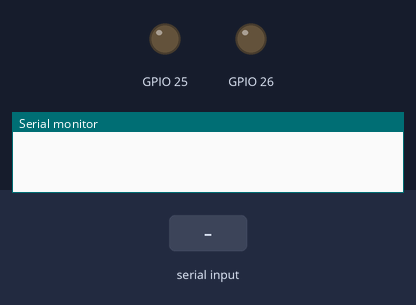
Simulated run of this sketch. Board: ESP32. Parts: output pins drawn as LEDs (lit = HIGH), the last lines printed to the serial monitor. The inputs (shaded band) are chosen by the test bench.

Above: at 1.2 s.
1.3 s: "90,45,200\n" received over Serial
At 1.6 s:
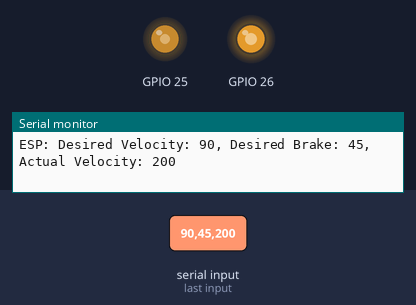
Timing chart, 0 to 4.3 s (numbered marks = the images above; inputs shaded):
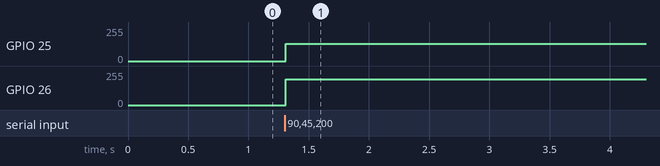

The sketch:

serial_can_control.ino
```cpp
#define MAX_BUFF_LEN 255

char c;
char s[MAX_BUFF_LEN];
uint8_t idx = 0;

int desired_velocity = 0;
int desired_brake = 0;
int actual_velocity = 0;

int prevT = 0;
float eprev = 0;

float kp = 1.0;
float ki = 0.0;
float kd = 0.0;
float u;
float eintegral = 0;

void setup() {
  Serial.begin(115200);
  pinMode(25, OUTPUT);
  pinMode(26, OUTPUT);
}

void loop() {
  if (Serial.available() > 0) {
    c = Serial.read();
    if (c != '\n' && idx < MAX_BUFF_LEN - 1) {  // Ensure buffer does not overflow
      s[idx++] = c;
    } else {
      s[idx] = '\0';  // Null-terminate the string
      idx = 0;

      // Process the string to extract three integers
      char *token = strtok(s, ",");
      if (token != NULL) {
        desired_velocity = atoi(token);
        token = strtok(NULL, ",");
        if (token != NULL) {
          desired_brake = atoi(token);
          token = strtok(NULL, ",");
          if (token != NULL) {
            actual_velocity = atoi(token);
          }
        }
      }

      // Use the values
      Serial.print("ESP: ");
      Serial.print("Desired Velocity: ");
      Serial.print(desired_velocity);
      Serial.print(", Desired Brake: ");
      Serial.print(desired_brake);
      Serial.print(", Actual Velocity: ");
      Serial.println(actual_velocity);

      // PID control
      int currentTime = millis();
      int deltaTime = currentTime - prevT;
      prevT = currentTime;

      float error = desired_velocity - actual_velocity;
      eintegral += error * deltaTime;
      float derivative = (error - eprev) / deltaTime;

      u = kp * error + ki * eintegral + kd * derivative;

      eprev = error;

      // Ensure the control signal is within the DAC range
      if (u > 154) u = 154;
      if (u < 131) u = 131;

      // Write the control signal to the DAC
      dacWrite(25, (int)u);
      dacWrite(26, (int)u+62);

      // // Write to DAC pins
      // dacWrite(25, value1);
      // dacWrite(26, value2);


    }
  }
}
```

Measured:
- after the input at 1.3 s, GPIO 25: 0/255 → 131/255 at once; GPIO 26: 0/255 → 193/255 at once
